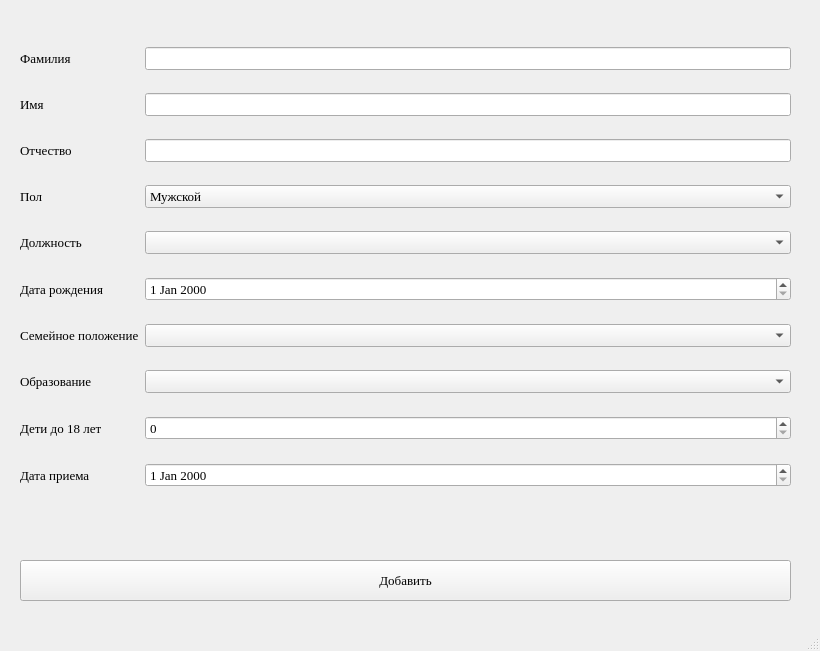
<?xml version="1.0" encoding="UTF-8"?>
<ui version="4.0">
 <class>MainWindow</class>
 <widget class="QMainWindow" name="MainWindow">
  <property name="geometry">
   <rect>
    <x>0</x>
    <y>0</y>
    <width>820</width>
    <height>651</height>
   </rect>
  </property>
  <property name="font">
   <font>
    <family>Times New Roman</family>
    <pointsize>10</pointsize>
   </font>
  </property>
  <property name="windowTitle">
   <string>MainWindow</string>
  </property>
  <widget class="QWidget" name="centralwidget">
   <widget class="QWidget" name="gridLayoutWidget">
    <property name="geometry">
     <rect>
      <x>20</x>
      <y>30</y>
      <width>771</width>
      <height>481</height>
     </rect>
    </property>
    <layout class="QGridLayout" name="gridLayout">
     <item row="7" column="0">
      <widget class="QLabel" name="Study">
       <property name="font">
        <font>
         <family>Times New Roman</family>
         <pointsize>10</pointsize>
        </font>
       </property>
       <property name="text">
        <string>Образование</string>
       </property>
      </widget>
     </item>
     <item row="4" column="2">
      <widget class="QComboBox" name="cbbx_job">
       <property name="font">
        <font>
         <family>Times New Roman</family>
         <pointsize>10</pointsize>
        </font>
       </property>
      </widget>
     </item>
     <item row="3" column="0">
      <widget class="QLabel" name="Floor">
       <property name="font">
        <font>
         <family>Times New Roman</family>
         <pointsize>10</pointsize>
        </font>
       </property>
       <property name="text">
        <string>Пол</string>
       </property>
      </widget>
     </item>
     <item row="6" column="0">
      <widget class="QLabel" name="Family">
       <property name="font">
        <font>
         <family>Times New Roman</family>
         <pointsize>10</pointsize>
        </font>
       </property>
       <property name="text">
        <string>Семейное положение</string>
       </property>
      </widget>
     </item>
     <item row="0" column="2">
      <widget class="QLineEdit" name="ledit_Surname">
       <property name="font">
        <font>
         <family>Times New Roman</family>
         <pointsize>10</pointsize>
        </font>
       </property>
      </widget>
     </item>
     <item row="9" column="0">
      <widget class="QLabel" name="DateTo">
       <property name="font">
        <font>
         <family>Times New Roman</family>
         <pointsize>10</pointsize>
        </font>
       </property>
       <property name="text">
        <string>Дата приема</string>
       </property>
      </widget>
     </item>
     <item row="8" column="0">
      <widget class="QLabel" name="Kids">
       <property name="font">
        <font>
         <family>Times New Roman</family>
         <pointsize>10</pointsize>
        </font>
       </property>
       <property name="text">
        <string>Дети до 18 лет</string>
       </property>
      </widget>
     </item>
     <item row="6" column="2">
      <widget class="QComboBox" name="cbbx_family">
       <property name="font">
        <font>
         <family>Times New Roman</family>
         <pointsize>10</pointsize>
        </font>
       </property>
      </widget>
     </item>
     <item row="2" column="0">
      <widget class="QLabel" name="SecondName">
       <property name="font">
        <font>
         <family>Times New Roman</family>
         <pointsize>10</pointsize>
        </font>
       </property>
       <property name="text">
        <string>Отчество</string>
       </property>
      </widget>
     </item>
     <item row="0" column="0">
      <widget class="QLabel" name="Surname">
       <property name="font">
        <font>
         <family>Times New Roman</family>
         <pointsize>10</pointsize>
        </font>
       </property>
       <property name="text">
        <string>Фамилия</string>
       </property>
      </widget>
     </item>
     <item row="1" column="2">
      <widget class="QLineEdit" name="ledit_Name">
       <property name="font">
        <font>
         <family>Times New Roman</family>
         <pointsize>10</pointsize>
        </font>
       </property>
      </widget>
     </item>
     <item row="1" column="0">
      <widget class="QLabel" name="Name">
       <property name="font">
        <font>
         <family>Times New Roman</family>
         <pointsize>10</pointsize>
        </font>
       </property>
       <property name="text">
        <string>Имя</string>
       </property>
      </widget>
     </item>
     <item row="5" column="0">
      <widget class="QLabel" name="BornIn">
       <property name="font">
        <font>
         <family>Times New Roman</family>
         <pointsize>10</pointsize>
        </font>
       </property>
       <property name="text">
        <string>Дата рождения</string>
       </property>
      </widget>
     </item>
     <item row="3" column="2">
      <widget class="QComboBox" name="cbbx_Floor">
       <property name="font">
        <font>
         <family>Times New Roman</family>
         <pointsize>10</pointsize>
        </font>
       </property>
       <item>
        <property name="text">
         <string>Мужской</string>
        </property>
       </item>
       <item>
        <property name="text">
         <string>Женский</string>
        </property>
       </item>
      </widget>
     </item>
     <item row="2" column="2">
      <widget class="QLineEdit" name="ledit_SName">
       <property name="font">
        <font>
         <family>Times New Roman</family>
         <pointsize>10</pointsize>
        </font>
       </property>
      </widget>
     </item>
     <item row="7" column="2">
      <widget class="QComboBox" name="cbbx_Study">
       <property name="font">
        <font>
         <family>Times New Roman</family>
         <pointsize>10</pointsize>
        </font>
       </property>
      </widget>
     </item>
     <item row="4" column="0">
      <widget class="QLabel" name="Job">
       <property name="font">
        <font>
         <family>Times New Roman</family>
         <pointsize>10</pointsize>
        </font>
       </property>
       <property name="text">
        <string>Должность</string>
       </property>
      </widget>
     </item>
     <item row="8" column="2">
      <widget class="QSpinBox" name="spbx_Kids"/>
     </item>
     <item row="5" column="2">
      <widget class="QDateEdit" name="dt_BornIn"/>
     </item>
     <item row="9" column="2">
      <widget class="QDateEdit" name="dateEdit_2"/>
     </item>
    </layout>
   </widget>
   <widget class="QPushButton" name="btn_add">
    <property name="geometry">
     <rect>
      <x>20</x>
      <y>560</y>
      <width>771</width>
      <height>41</height>
     </rect>
    </property>
    <property name="text">
     <string>Добавить</string>
    </property>
   </widget>
  </widget>
  <widget class="QStatusBar" name="statusbar"/>
 </widget>
 <resources/>
 <connections/>
</ui>
